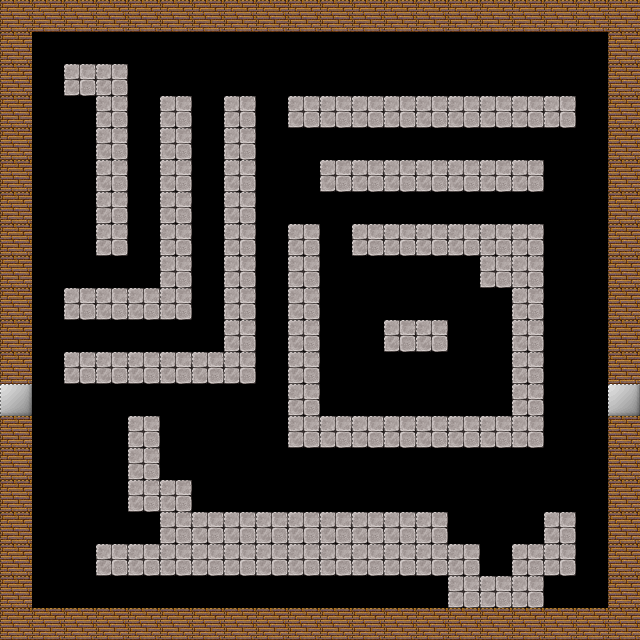

Tiled map render using the project's own tile images. Description and the whole map definition, tile-layer contents included, below:
An orthogonal 20x20 tile map with 32x32 px tiles, 2 tile layers (walls, dors).

<map version="1.0" orientation="orthogonal" renderorder="right-down" width="20" height="20" tilewidth="32" tileheight="32" nextobjectid="1">
 <tileset firstgid="1" name="myset" tilewidth="32" tileheight="32" tilecount="25" columns="5">
  <image source="../resources/myset.png" width="160" height="160" />
 </tileset>
 <imagelayer name="bg">
  <image source="../resources/01_tekstu.jpg" width="3080" height="3080" />
 </imagelayer>
 <layer name="walls" width="20" height="20">
  <data encoding="csv">
3,3,3,3,3,3,3,3,3,3,3,3,3,3,3,3,3,3,3,3,
3,0,0,0,0,0,0,0,0,0,0,0,0,0,0,0,0,0,0,3,
3,0,7,7,0,0,0,0,0,0,0,0,0,0,0,0,0,0,0,3,
3,0,0,7,0,7,0,7,0,7,7,7,7,7,7,7,7,7,0,3,
3,0,0,7,0,7,0,7,0,0,0,0,0,0,0,0,0,0,0,3,
3,0,0,7,0,7,0,7,0,0,7,7,7,7,7,7,7,0,0,3,
3,0,0,7,0,7,0,7,0,0,0,0,0,0,0,0,0,0,0,3,
3,0,0,7,0,7,0,7,0,7,0,7,7,7,7,7,7,0,0,3,
3,0,0,0,0,7,0,7,0,7,0,0,0,0,0,7,7,0,0,3,
3,0,7,7,7,7,0,7,0,7,0,0,0,0,0,0,7,0,0,3,
3,0,0,0,0,0,0,7,0,7,0,0,7,7,0,0,7,0,0,3,
3,0,7,7,7,7,7,7,0,7,0,0,0,0,0,0,7,0,0,3,
0,0,0,0,0,0,0,0,0,7,0,0,0,0,0,0,7,0,0,0,
3,0,0,0,7,0,0,0,0,7,7,7,7,7,7,7,7,0,0,3,
3,0,0,0,7,0,0,0,0,0,0,0,0,0,0,0,0,0,0,3,
3,0,0,0,7,7,0,0,0,0,0,0,0,0,0,0,0,0,0,3,
3,0,0,0,0,7,7,7,7,7,7,7,7,7,0,0,0,7,0,3,
3,0,0,7,7,7,7,7,7,7,7,7,7,7,7,0,7,7,0,3,
3,0,0,0,0,0,0,0,0,0,0,0,0,0,7,7,7,0,0,3,
3,3,3,3,3,3,3,3,3,3,3,3,3,3,3,3,3,3,3,3
</data>
 </layer>
 <layer name="dors" width="20" height="20">
  <data encoding="csv">
0,0,0,0,0,0,0,0,0,0,0,0,0,0,0,0,0,0,0,0,
0,0,0,0,0,0,0,0,0,0,0,0,0,0,0,0,0,0,0,0,
0,0,0,0,0,0,0,0,0,0,0,0,0,0,0,0,0,0,0,0,
0,0,0,0,0,0,0,0,0,0,0,0,0,0,0,0,0,0,0,0,
0,0,0,0,0,0,0,0,0,0,0,0,0,0,0,0,0,0,0,0,
0,0,0,0,0,0,0,0,0,0,0,0,0,0,0,0,0,0,0,0,
0,0,0,0,0,0,0,0,0,0,0,0,0,0,0,0,0,0,0,0,
0,0,0,0,0,0,0,0,0,0,0,0,0,0,0,0,0,0,0,0,
0,0,0,0,0,0,0,0,0,0,0,0,0,0,0,0,0,0,0,0,
0,0,0,0,0,0,0,0,0,0,0,0,0,0,0,0,0,0,0,0,
0,0,0,0,0,0,0,0,0,0,0,0,0,0,0,0,0,0,0,0,
0,0,0,0,0,0,0,0,0,0,0,0,0,0,0,0,0,0,0,0,
19,0,0,0,0,0,0,0,0,0,0,0,0,0,0,0,0,0,0,19,
0,0,0,0,0,0,0,0,0,0,0,0,0,0,0,0,0,0,0,0,
0,0,0,0,0,0,0,0,0,0,0,0,0,0,0,0,0,0,0,0,
0,0,0,0,0,0,0,0,0,0,0,0,0,0,0,0,0,0,0,0,
0,0,0,0,0,0,0,0,0,0,0,0,0,0,0,0,0,0,0,0,
0,0,0,0,0,0,0,0,0,0,0,0,0,0,0,0,0,0,0,0,
0,0,0,0,0,0,0,0,0,0,0,0,0,0,0,0,0,0,0,0,
0,0,0,0,0,0,0,0,0,0,0,0,0,0,0,0,0,0,0,0
</data>
 </layer>
</map>
